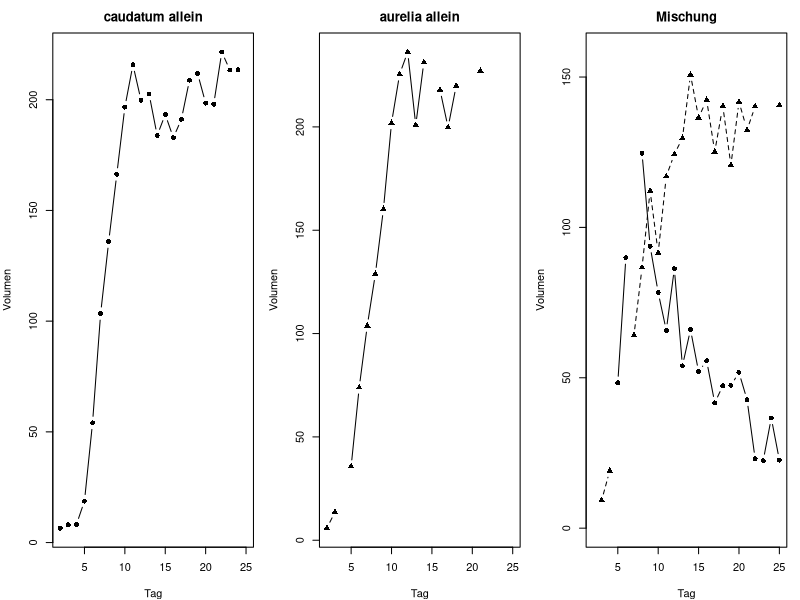
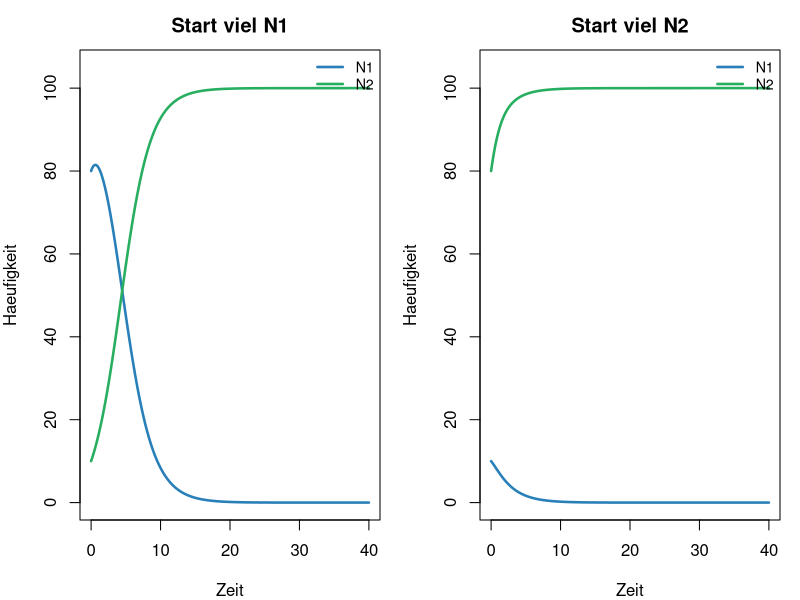
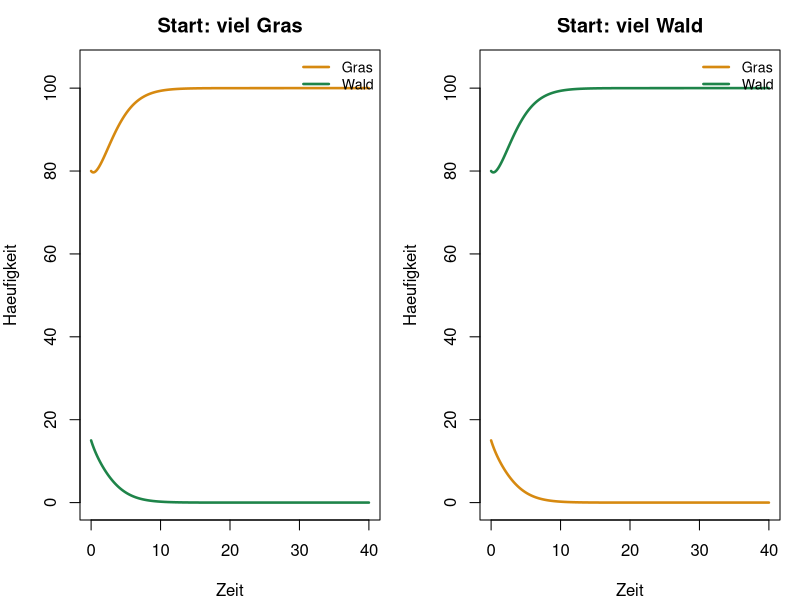
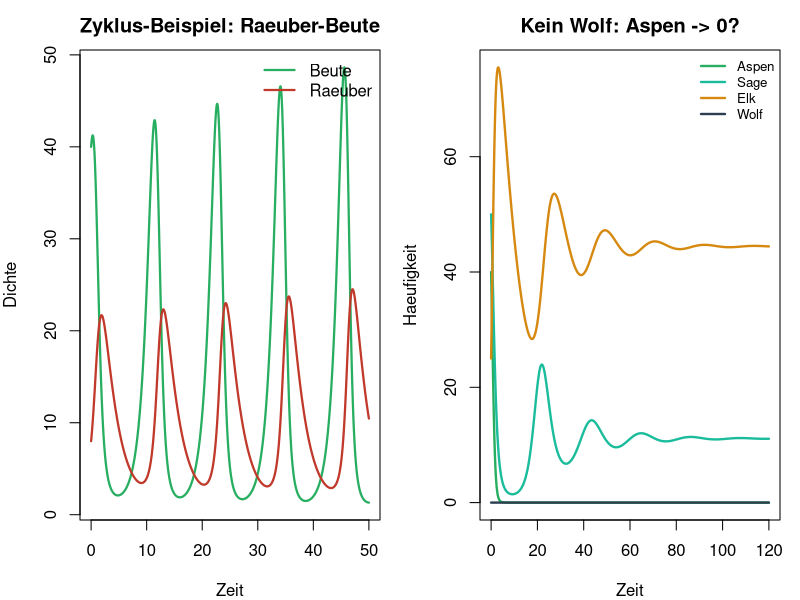
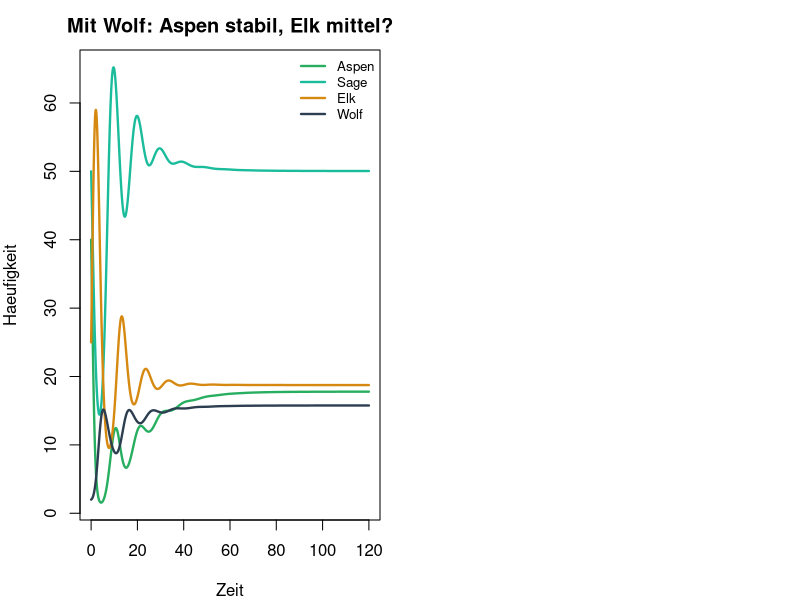
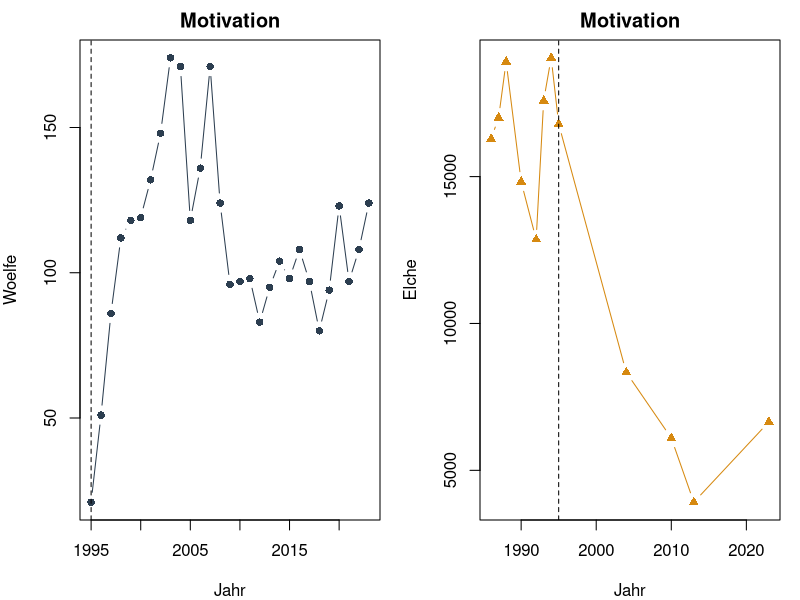
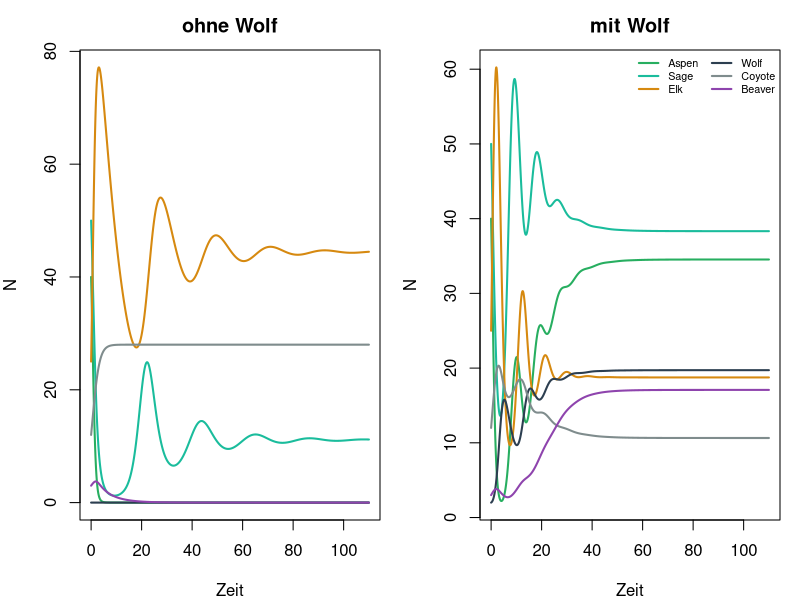

These charts were generated, in order, by the following R code:
## ---- chunk 1
next_comp <- function(N1, N2, r1, r2, K1, K2, a12, a21, dt) {
  d1 <- r1 * N1 * (1 - (N1 + a12 * N2) / K1) * dt
  d2 <- r2 * N2 * (1 - (N2 + a21 * N1) / K2) * dt
  c(N1 = max(N1 + d1, 0), N2 = max(N2 + d2, 0))
}

sim_comp <- function(N10, N20, a12, a21, T = 800, dt = 0.05) {
  N1 <- numeric(T + 1); N2 <- numeric(T + 1)
  N1[1] <- N10; N2[1] <- N20
  for (t in 1:T) {
    out <- next_comp(N1[t], N2[t], 1, 1, 100, 100, a12, a21, dt)
    N1[t + 1] <- out["N1"]; N2[t + 1] <- out["N2"]
  }
  data.frame(time = 0:T * dt, N1 = N1, N2 = N2)
}

plot_comp <- function(df, main = "", labs = c("N1", "N2"),
                      cols = c("#2980b9", "#27ae60")) {
  matplot(df$time, cbind(df$N1, df$N2), type = "l", lty = 1, lwd = 2.5,
          col = cols, ylim = c(0, max(df$N1, df$N2, 1) * 1.05),
          xlab = "Zeit", ylab = "Haeufigkeit", main = main)
  legend("topright", labs, col = cols, lty = 1, lwd = 2.5, bty = "n", cex = 0.85)
}
## ---- chunk 2
pc <- read.csv("data/paramecium_caudatum_alone.csv")
pa <- read.csv("data/paramecium_aurelia_alone.csv")
mix <- read.csv("data/paramecium_competition.csv")
par(mfrow = c(1, 3), mar = c(4, 4, 2.5, 1))
plot(pc$day, pc$volume, type = "b", pch = 16, main = "caudatum allein",
     xlab = "Tag", ylab = "Volumen")
plot(pa$day, pa$volume, type = "b", pch = 17, main = "aurelia allein",
     xlab = "Tag", ylab = "Volumen")
ymax <- max(mix$caudatum, mix$aurelia, na.rm = TRUE)
plot(mix$day, mix$caudatum, type = "b", pch = 16, ylim = c(0, ymax * 1.05),
     main = "Mischung", xlab = "Tag", ylab = "Volumen")
lines(mix$day, mix$aurelia, type = "b", pch = 17, lty = 2)
## ---- chunk 3
par(mfrow = c(1, 2), mar = c(4, 4, 2.5, 1))
plot_comp(sim_comp(80, 10, 1.4, 0.5), main = "Start viel N1")
plot_comp(sim_comp(10, 80, 1.4, 0.5), main = "Start viel N2")
## ---- chunk 4
par(mfrow = c(1, 2), mar = c(4, 4, 2.5, 1))
plot_comp(sim_comp(80, 15, 1.5, 1.5), main = "Start: viel Gras",
          labs = c("Gras", "Wald"), cols = c("#d68910", "#1e8449"))
plot_comp(sim_comp(15, 80, 1.5, 1.5), main = "Start: viel Wald",
          labs = c("Gras", "Wald"), cols = c("#d68910", "#1e8449"))
## ---- chunk 5
# YOUR CODE — z.B. a12 = a21 = 0.5: wieder Exclusion/Koexistenz?
## ---- chunk 6
#| fig-height: 3.5
#| fig-width: 8
sim_pp <- function(N0 = 40, P0 = 8, T = 2500, dt = 0.02) {
  N <- numeric(T + 1); P <- numeric(T + 1)
  N[1] <- N0; P[1] <- P0
  r <- 1.0; a <- 0.1; e <- 0.3; m <- 0.4
  for (t in 1:T) {
    dN <- (r * N[t] - a * N[t] * P[t]) * dt
    dP <- (e * a * N[t] * P[t] - m * P[t]) * dt
    N[t + 1] <- max(N[t] + dN, 0)
    P[t + 1] <- max(P[t] + dP, 0)
  }
  data.frame(time = 0:T * dt, N = N, P = P)
}
pp <- sim_pp()
matplot(pp$time, cbind(pp$N, pp$P), type = "l", lty = 1, lwd = 2.2,
        col = c("#27ae60", "#c0392b"), xlab = "Zeit", ylab = "Dichte",
        main = "Zyklus-Beispiel: Raeuber-Beute")
legend("topright", c("Beute", "Raeuber"), col = c("#27ae60", "#c0392b"),
       lty = 1, lwd = 2.2, bty = "n")
## ---- chunk 7
next_web <- function(x, p, dt) {
  A <- x["Aspen"]; S <- x["Sage"]; E <- x["Elk"]; W <- x["Wolf"]
  dA <- (p$rA * A * (1 - (A + p$aAS * S) / p$K) - p$a_elk_aspen * A * E) * dt
  dS <- (p$rS * S * (1 - (S + p$aSA * A) / p$K) - p$a_elk_sage * S * E) * dt
  dE <- (p$eE * (p$a_elk_aspen * A + p$a_elk_sage * S) * E -
           p$mE * E - p$a_wolf_elk * E * W) * dt
  dW <- (p$eW * p$a_wolf_elk * E * W - p$mW * W) * dt
  c(Aspen = max(A + dA, 0), Sage = max(S + dS, 0),
    Elk = max(E + dE, 0), Wolf = max(W + dW, 0))
}
web_p <- list(
  rA = 1.2, rS = 1.0, K = 100,
  aAS = 0.55, aSA = 0.70,
  a_elk_aspen = 0.035, a_elk_sage = 0.020,
  eE = 0.45, mE = 0.10,
  a_wolf_elk = 0.040, eW = 0.40, mW = 0.30
)
sim_web <- function(Wolf0 = 0, T = 6000, dt = 0.02, p = web_p) {
  X <- matrix(0, T + 1, 4,
              dimnames = list(NULL, c("Aspen", "Sage", "Elk", "Wolf")))
  X[1, ] <- c(Aspen = 40, Sage = 50, Elk = 25, Wolf = Wolf0)
  for (t in 1:T) X[t + 1, ] <- next_web(X[t, ], p, dt)
  data.frame(time = 0:T * dt, X)
}
plot_web <- function(df, main = "") {
  cols <- c(Aspen = "#27ae60", Sage = "#1abc9c", Elk = "#d68910", Wolf = "#2c3e50")
  matplot(df$time, df[, names(cols)], type = "l", lty = 1, lwd = 2.3,
          col = cols, xlab = "Zeit", ylab = "Haeufigkeit", main = main)
  legend("topright", names(cols), col = cols, lty = 1, lwd = 2.3, bty = "n", cex = 0.8)
}
late_mean <- function(df) colMeans(tail(df[, c("Aspen", "Sage", "Elk", "Wolf")], 1500))
## ---- chunk 8
#| fig-height: 4
#| fig-width: 8
noW <- sim_web(Wolf0 = 0)
plot_web(noW, main = "Kein Wolf: Aspen -> 0?")
round(late_mean(noW), 2)
## ---- chunk 9
#| fig-height: 4
#| fig-width: 8
withW <- sim_web(Wolf0 = 2)
plot_web(withW, main = "Mit Wolf: Aspen stabil, Elk mittel?")
round(late_mean(withW), 2)
## ---- chunk 10
# YOUR CODE — z.B. a_elk_aspen groesser: Exclusion haerter;
# a_wolf_elk groesser: staerkere Rettung, aber Elk kleiner?
## ---- chunk 11
wolves <- read.csv("data/yellowstone_wolves.csv")
elk <- read.csv("data/yellowstone_elk.csv")
par(mfrow = c(1, 2), mar = c(4, 4, 2, 1))
plot(wolves$year, wolves$wolves_ynp, type = "b", pch = 16, col = "#2c3e50",
     xlab = "Jahr", ylab = "Woelfe", main = "Motivation")
abline(v = 1995, lty = 2)
plot(elk$year, elk$elk_northern_min, type = "b", pch = 17, col = "#d68910",
     xlab = "Jahr", ylab = "Elche", main = "Motivation")
abline(v = 1995, lty = 2)
## ---- chunk 12
#| fig-height: 4.2
#| fig-width: 9
next_rich <- function(x, p, dt) {
  A <- x["Aspen"]; S <- x["Sage"]; E <- x["Elk"]
  W <- x["Wolf"]; C <- x["Coyote"]; B <- x["Beaver"]
  dA <- (p$rA * A * (1 - (A + p$aAS * S) / p$K) *
           (1 + p$fBA * B / (p$hB + B)) - p$aEA * A * E) * dt
  dS <- (p$rS * S * (1 - (S + p$aSA * A) / p$K) - p$aES * S * E) * dt
  dE <- (p$eE * (p$aEA * A + p$aES * S) * E - p$mE * E - p$aWE * E * W) * dt
  dW <- (p$eW * p$aWE * E * W - p$mW * W) * dt
  dC <- (p$rC * C * (1 - C / p$KC) - p$aWC * C * W) * dt
  dB <- (p$rB * B * (A / (p$hA + A)) - p$mB * B * (1 + B / p$KB)) * dt
  c(Aspen = max(A + dA, 0), Sage = max(S + dS, 0),
    Elk = max(E + dE, 0), Wolf = max(W + dW, 0),
    Coyote = max(C + dC, 0), Beaver = max(B + dB, 0))
}
rich_p <- list(
  rA = 1.2, rS = 1.0, K = 100, aAS = 0.55, aSA = 0.70,
  aEA = 0.035, aES = 0.020, eE = 0.45, mE = 0.10,
  aWE = 0.040, eW = 0.40, mW = 0.30,
  rC = 0.70, KC = 28, aWC = 0.022,
  rB = 0.50, hA = 10, mB = 0.16, KB = 12, fBA = 0.30, hB = 5
)
sim_rich <- function(Wolf0 = 0, T = 5500, dt = 0.02, p = rich_p) {
  nm <- c("Aspen", "Sage", "Elk", "Wolf", "Coyote", "Beaver")
  X <- matrix(0, T + 1, 6, dimnames = list(NULL, nm))
  X[1, ] <- c(Aspen = 40, Sage = 50, Elk = 25, Wolf = Wolf0,
              Coyote = 12, Beaver = 3)
  for (t in 1:T) X[t + 1, ] <- next_rich(X[t, ], p, dt)
  data.frame(time = 0:T * dt, X)
}
cols6 <- c(Aspen = "#27ae60", Sage = "#1abc9c", Elk = "#d68910",
           Wolf = "#2c3e50", Coyote = "#7f8c8d", Beaver = "#8e44ad")
par(mfrow = c(1, 2), mar = c(4, 4, 2.5, 1))
df0 <- sim_rich(Wolf0 = 0)
df1 <- sim_rich(Wolf0 = 2)
matplot(df0$time, df0[, names(cols6)], type = "l", lty = 1, lwd = 2,
        col = cols6, xlab = "Zeit", ylab = "N", main = "ohne Wolf")
matplot(df1$time, df1[, names(cols6)], type = "l", lty = 1, lwd = 2,
        col = cols6, xlab = "Zeit", ylab = "N", main = "mit Wolf")
legend("topright", names(cols6), col = cols6, lty = 1, lwd = 2,
       bty = "n", cex = 0.65, ncol = 2)
